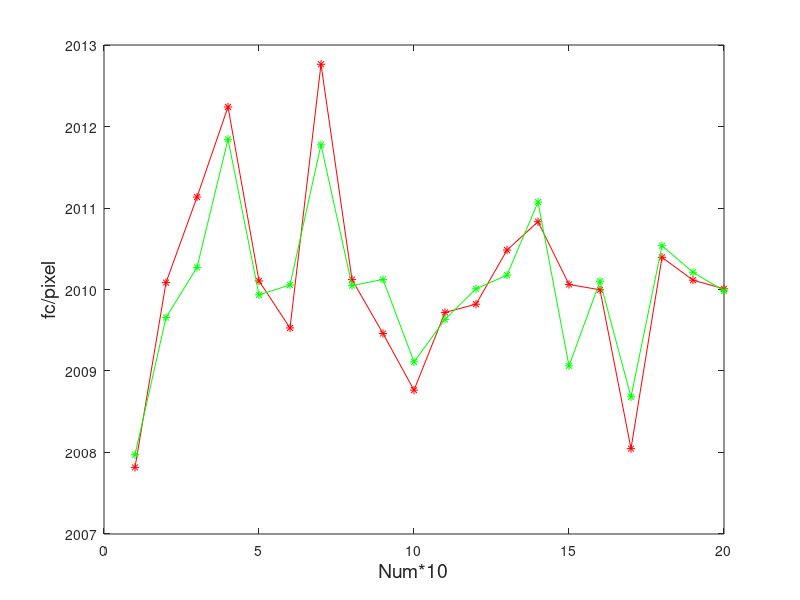

The MATLAB source for this figure: (Note: this script raises an error after producing the figure.)
load fc.txt
load fcc.txt
load picelError.txt


l = length(fc);
plot(1:l, fc(:,1),'r*-')
hold on
plot (1:l, fc(:,2),'g*-')
xlabel('Num*10','FontSize',14);ylabel('fc/pixel','FontSize',14);
le = legend('fc_x','fc_y',1)
set(le,'FontSize',15)
title('Focus','FontSize',16)

figure
plot(1:l, fc(:,3),'r*-')
hold on
plot (1:l, fc(:,4),'g*-')
xlabel('Num*10');ylabel('fc error/pixel','FontSize',12);
le = legend('fc_x error','fc_y error',1)
set(le,'FontSize',15)
title('Focus Error','FontSize',16)


figure
plot(1:l, fcc(:,1),'r*-')
hold on
plot (1:l, fcc(:,2),'g*-')
xlabel('Num*10','FontSize',12);ylabel('cc/pixel','FontSize',12);
le = legend('cc_U','cc_V',1)
set(le,'FontSize',15)
title('Principal Point -- uv','FontSize',16)

figure
plot(1:l, fcc(:,3),'r*-')
hold on
plot (1:l, fcc(:,4),'g*-')
xlabel('Num*10','FontSize',12);ylabel('cc error/pixel','FontSize',12);
le = legend('cc_u error','cc_v error',1)
set(le,'FontSize',15)
title('Principal Point Error','FontSize',16)


figure
plot(1:l, picelError(:,1),'r*-')
hold on
plot (1:l, picelError(:,2),'g*-')
xlabel('Num*10','FontSize',12);ylabel('reprojection error/pixel','FontSize',12);
le = legend('reprojection x error','reprojection y error',1)
set(le,'FontSize',15)
title('Reprojection Error','FontSize',16)


